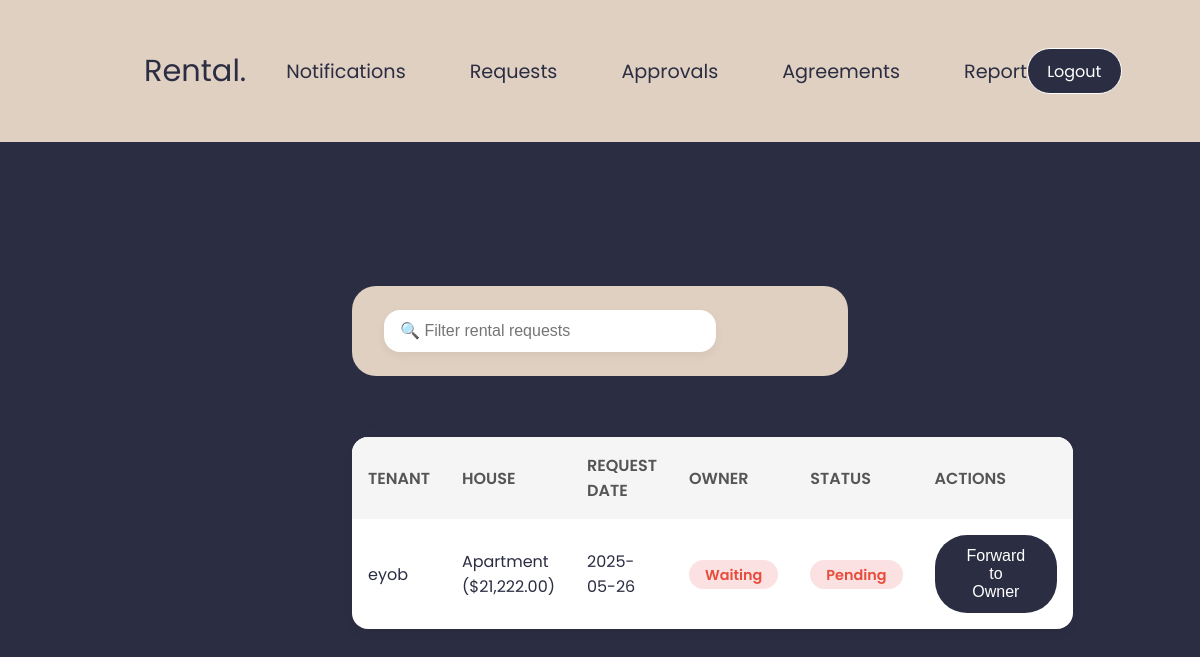
The page /property_manager/review_request.php (signed in) on the database as committed earlier.
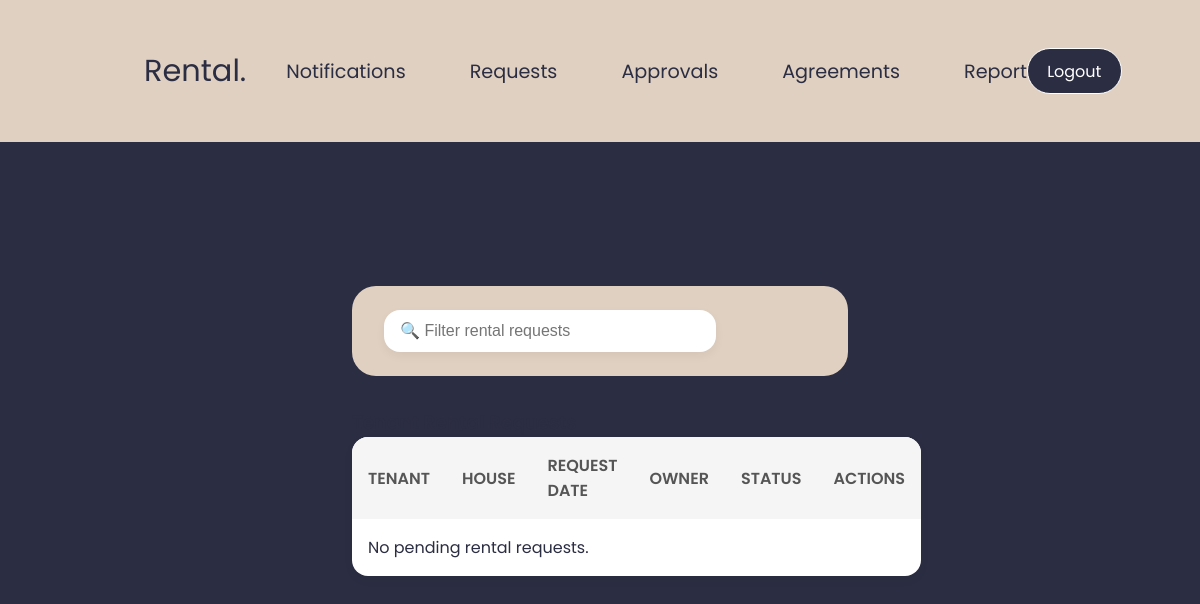
The same page on the database as committed later.
### tables this page shows
CREATE TABLE `rental_requests` (
  `id` int(11) NOT NULL,
  `tenant_id` int(11) NOT NULL,
  `house_id` int(11) NOT NULL,
  `status` enum('pending','approved','declined','forwarded') NOT NULL DEFAULT 'pending',
  `created_at` timestamp NOT NULL DEFAULT current_timestamp(),
  `updated_at` datetime DEFAULT NULL,
  `message` text DEFAULT NULL,
  `pm_id` int(11) DEFAULT NULL
);

CREATE TABLE `users` (
  `id` int(11) NOT NULL,
  `name` varchar(100) NOT NULL,
  `email` varchar(100) NOT NULL,
  `password` varchar(255) NOT NULL,
  `role` enum('admin','tenant','owner','property_manager','government') NOT NULL,
  `status` enum('active','inactive','deleted') DEFAULT 'active',
  `created_at` timestamp NOT NULL DEFAULT current_timestamp()
);

CREATE TABLE `houses` (
  `id` int(11) NOT NULL,
  `owner_id` int(11) NOT NULL,
  `title` varchar(255) NOT NULL,
  `location` varchar(255) DEFAULT NULL,
  `bedrooms` int(11) DEFAULT 0,
  `bathrooms` int(11) DEFAULT 0,
  `area` float DEFAULT 0,
  `description` text DEFAULT NULL,
  `price` decimal(10,2) NOT NULL,
  `status` enum('pending','approved','declined','rented') DEFAULT 'pending',
  `image_path` varchar(255) DEFAULT NULL,
  `created_at` timestamp NOT NULL DEFAULT current_timestamp(),
  `property_manager_id` int(11) DEFAULT NULL,
  `is_rented` tinyint(1) DEFAULT 0
);

### property_manager/review_request.php (the view, shortened to what this page needs)
<?php
require_once '../config/db.php';
$stmt = $pdo->prepare("
    SELECT rr.*,
           h.title AS house_title, h.owner_id, h.price,
           u.name AS tenant_name, u.id AS tenant_id,
           rr.created_at
    FROM rental_requests rr
    JOIN houses h ON rr.house_id = h.id
    JOIN users u ON rr.tenant_id = u.id
    WHERE rr.status = 'pending'
");
$stmt->execute();
$requests = $stmt->fetchAll(PDO::FETCH_ASSOC);
?>
<!DOCTYPE html>
<html lang="en">
<head>
    <link rel="stylesheet" href="../assets/style1.css">
    <link rel="stylesheet" href="../assets/fonts/all.css">
</head>
<body>
    <div class="prop_con">
        <div class="navbar prop_nav">
            <p>Rental.</p>
            <ul>
                <li><a href="notifications.php">Notifications</a></li>
                <li><a href="review_request.php">Requests</a></li>
                <li><a href="review_house.php">Approvals</a></li>
                <li><a href="lease-agreements.php">Agreements</a></li>
                <li><a href="generate_report.php">Report</a></li>
            </ul>
            <button class="btn" type="button" onclick="window.location.href='../auth/logout.php'">Logout</button>
        </div>
        <div class="container">
            <div class="top-bar">
                <input type="text" id="requestFilter" placeholder="🔍 Filter rental requests" />
            </div>
            <section>
                <h3>Tenant Rental Requests</h3>
                <table class="user-table" id="rentalRequestTable">
                    <thead>
                        <tr>
                            <th>Tenant</th>
                            <th>House</th>
                            <th>Request Date</th>
                            <th>Owner</th>
                            <th>Status</th>
                            <th>Actions</th>
                        </tr>
                    </thead>
                    <tbody>
                        <?php if ($requests): ?>
                        <?php foreach ($requests as $req): ?>
                        <tr>
                            <td><?= htmlspecialchars($req['tenant_name']) ?></td>
                            <td><?= htmlspecialchars($req['house_title']) ?> ($<?= number_format($req['price'], 2) ?>)
                            </td>
                            <td><?= date('Y-m-d', strtotime($req['created_at'])) ?></td>
                            <td><span class="status inactive">Waiting</span></td>
                            <td><span class="status inactive">Pending</span></td>
                            <td>
                                <form action="handle_request.php" method="POST">
                                    <button type="submit" class="btn">Forward to Owner</button>
                                </form>
                            </td>
                        </tr>
                        <?php endforeach; ?>
                        <?php else: ?>
                        <tr>
                            <td colspan="6">No pending rental requests.</td>
                        </tr>
                        <?php endif; ?>
                    </tbody>
                </table>
            </section>
        </div>
    </div>
</body>
</html>

Rows that differ between the two databases and show on the page:
no longer on this page (row edited): rental_requests: tenant.name "eyob", house.title "Apartment", house.price "21,222.00", created_at "2025-05-26"
Other text that changed with them:
text now shown: "No pending rental requests."
